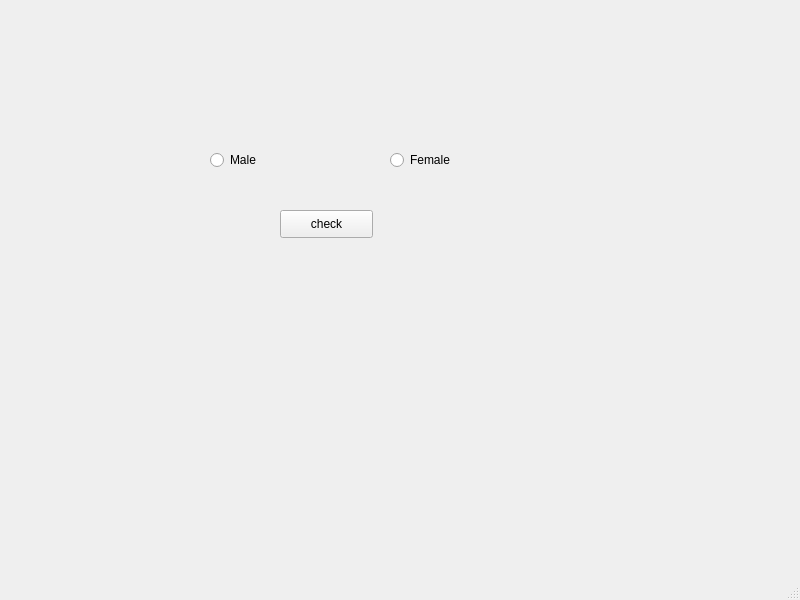
<?xml version="1.0" encoding="UTF-8"?>
<ui version="4.0">
 <class>female</class>
 <widget class="QMainWindow" name="female">
  <property name="geometry">
   <rect>
    <x>0</x>
    <y>0</y>
    <width>800</width>
    <height>600</height>
   </rect>
  </property>
  <property name="windowTitle">
   <string>MainWindow</string>
  </property>
  <widget class="QWidget" name="centralwidget">
   <widget class="QRadioButton" name="male">
    <property name="geometry">
     <rect>
      <x>210</x>
      <y>150</y>
      <width>95</width>
      <height>20</height>
     </rect>
    </property>
    <property name="text">
     <string>Male</string>
    </property>
   </widget>
   <widget class="QRadioButton" name="female_2">
    <property name="geometry">
     <rect>
      <x>390</x>
      <y>150</y>
      <width>95</width>
      <height>20</height>
     </rect>
    </property>
    <property name="text">
     <string>Female</string>
    </property>
   </widget>
   <widget class="QPushButton" name="check">
    <property name="geometry">
     <rect>
      <x>280</x>
      <y>210</y>
      <width>93</width>
      <height>28</height>
     </rect>
    </property>
    <property name="text">
     <string>check</string>
    </property>
   </widget>
   <widget class="QLabel" name="ansshow">
    <property name="geometry">
     <rect>
      <x>250</x>
      <y>280</y>
      <width>151</width>
      <height>31</height>
     </rect>
    </property>
    <property name="text">
     <string/>
    </property>
   </widget>
  </widget>
  <widget class="QMenuBar" name="menubar">
   <property name="geometry">
    <rect>
     <x>0</x>
     <y>0</y>
     <width>800</width>
     <height>27</height>
    </rect>
   </property>
  </widget>
  <widget class="QStatusBar" name="statusbar"/>
 </widget>
 <resources/>
 <connections/>
</ui>
